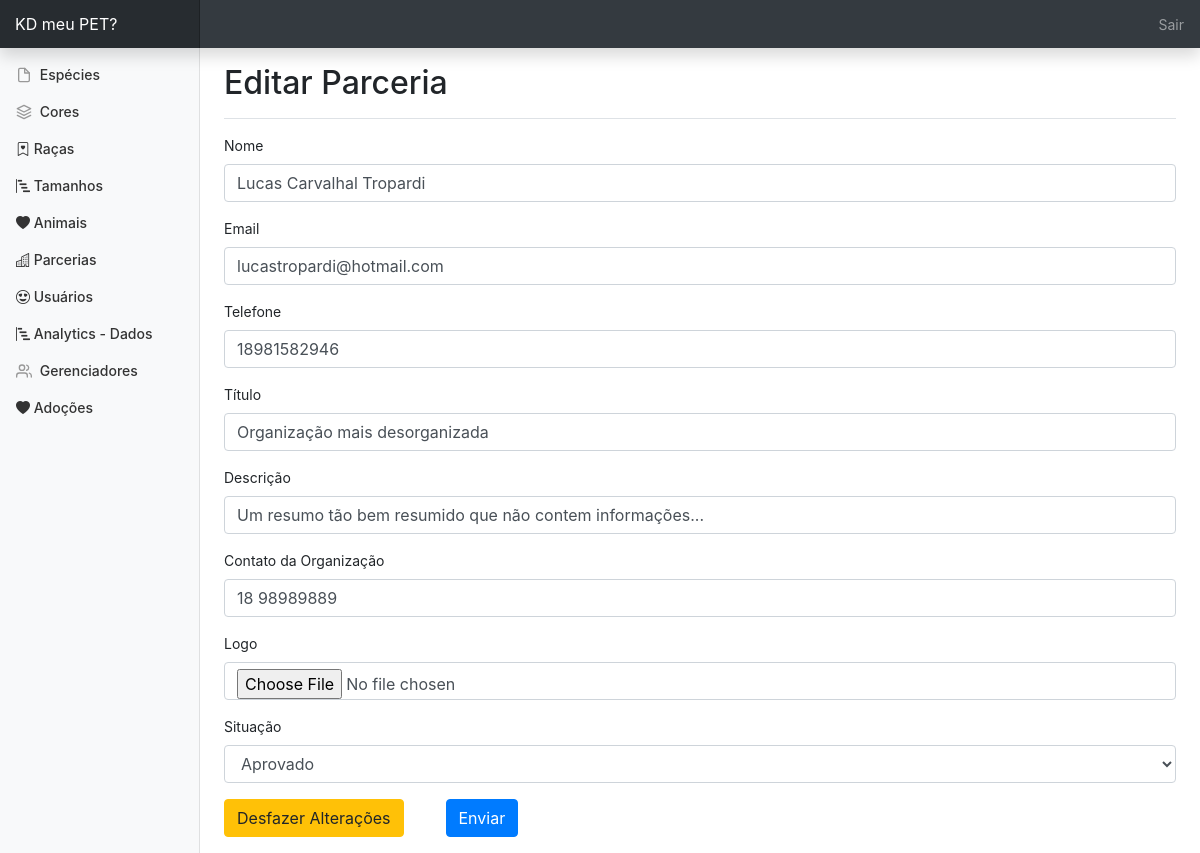
The app's page /c_parcerias_editar.php?id=46 (signed in) with its own data.
### tables this page shows
CREATE TABLE `contacts_msg` (
  `id` int(11) NOT NULL,
  `nome` varchar(220) NOT NULL,
  `email` varchar(220) NOT NULL,
  `telefone` varchar(100) NOT NULL,
  `titulo` varchar(50) NOT NULL,
  `msg` text NOT NULL,
  `contato_organizacao` varchar(50) NOT NULL,
  `created` datetime NOT NULL DEFAULT current_timestamp(),
  `imagem` varchar(250) NOT NULL,
  `aprovado` tinyint(1) NOT NULL DEFAULT 0
);

### c_parcerias_editar.php (the view, shortened to what this page needs)
<?php
require_once "conexao.php";
$id = filter_input(INPUT_GET, 'id', FILTER_VALIDATE_INT);
try {
  $query = "SELECT * FROM `contacts_msg` WHERE `id` = :id";
  $stmt = $pdo->prepare($query);
  $stmt->bindParam(':id', $id, PDO::PARAM_INT);
  $stmt->execute();
} catch (PDOException $e) {
  echo "Erro: " . $e->getMessage();
  die();
}
$parceria = $stmt->fetch(PDO::FETCH_ASSOC);
?>
<html lang="pt">
  <head>
    <link href="css/bootstrap-4.1.3/dist/css/bootstrap.min.css" rel="stylesheet">
    <link rel="stylesheet" href="https://cdn.jsdelivr.net/npm/bootstrap-icons@1.3.0/font/bootstrap-icons.css">
    <link href="css/dashboard.css" rel="stylesheet">
  </head>
  <body>
    <nav class="navbar navbar-dark fixed-top bg-dark flex-md-nowrap p-0 shadow">
      <a class="navbar-brand col-sm-3 col-md-2 mr-0" href="#">KD meu PET?</a>
      <ul class="navbar-nav px-3">
        <li class="nav-item text-nowrap">
          <a class="nav-link" href="sairgerenciador.php">Sair</a>
        </li>
      </ul>
    </nav>
    <div class="container-fluid">
      <div class="row">
        <nav class="col-md-2 d-none d-md-block bg-light sidebar">
          <div class="sidebar-sticky">
          <?php include "menuadmin.php"; ?>
          </div>
        </nav>
        <main role="main" class="col-md-9 ml-sm-auto col-lg-10 px-4">
          <div class="d-flex justify-content-between flex-wrap flex-md-nowrap align-items-center pt-3 pb-2 mb-3 border-bottom">
            <h1 class="h2">Editar Parceria</h1>
          </div>
          <form action="parcerias_editar.php?id=<?php echo $parceria['id']; ?>" method="post" enctype="multipart/form-data">
            <div class="mb-3">
              <label for="nome" class="form-label">Nome</label>
              <input type="text" class="form-control" id="nome" name="nome" value="<?php echo $parceria['nome']; ?>" required>
            </div>
            <div class="mb-3">
              <label for="email" class="form-label">Email</label>
              <input type="email" class="form-control" id="email" name="email" value="<?php echo $parceria['email']; ?>" required>
            </div>
            <div class="mb-3">
              <label for="telefone" class="form-label">Telefone</label>
              <input type="text" class="form-control" id="telefone" name="telefone" value="<?php echo $parceria['telefone']; ?>" required>
            </div>
            <div class="mb-3">
              <label for="titulo" class="form-label">Título</label>
              <input type="text" class="form-control" id="titulo" name="titulo" value="<?php echo $parceria['titulo']; ?>" required>
            </div>
            <div class="mb-3">
              <label for="msg" class="form-label">Descrição</label>
              <input type="text" class="form-control" id="msg" name="descricao" value="<?php echo $parceria['msg']; ?>" required>
            </div>
            <div class="mb-3">
              <label for="contatoOrganizacao" class="form-label">Contato da Organização</label>
              <input type="text" class="form-control" id="contatoOrganizacao" name="contatoOrganizacao" value="<?php echo $parceria['contato_organizacao']; ?>" required>
            </div>
            <div class="mb-3">
              <label for="imagem" class="form-label">Logo</label>
              <input class="form-control" type="file" accept=".png, .jpg, .jpeg" id="imagem" name="imagem">
            </div>
            <div class="mb-3">
              <label for="situacao" class="form-label">Situação</label>
              <select class="form-control form-select" aria-label="Situação" id="situacao" name="situacao">
                <option value="1" <?php if ($parceria['aprovado']) echo 'selected'; ?>>Aprovado</option>
              </select>
            </div>
            <div class="d-flex flex-row gap-3 mb-3">
              <div>
                <button type="reset" class="btn btn-warning">Desfazer Alterações</button>
              </div>
              <div class="ms-auto me-0" style="margin-left: 3em;">
                <button type="submit" class="btn btn-primary ms-3">Enviar</button>
              </div>
            </div>
          </form>
        </main>
      </div>
    </div>
  </body>
</html>

### css/dashboard.css (style rules this page uses)
body { font-size: .875rem; }
.sidebar { position: fixed; top: 0; bottom: 0; left: 0; z-index: 100; padding: 48px 0 0; box-shadow: inset -1px 0 0 rgba(0, 0, 0, .1); }
.sidebar-sticky { position: relative; top: 0; height: calc(100vh - 48px); padding-top: .5rem; overflow-x: hidden; overflow-y: auto; }
[role="main"] { padding-top: 48px; }
.navbar-brand { padding-top: .75rem; padding-bottom: .75rem; font-size: 1rem; background-color: rgba(0, 0, 0, .25); box-shadow: inset -1px 0 0 rgba(0, 0, 0, .25); }

### records on screen
contacts_msg: nome "Lucas Carvalhal Tropardi", email "lucastropardi@hotmail.com", telefone "18981582946", titulo "Organização mais desorganizada", descricao "Um resumo tão bem resumido que não contem informações...", contatoOrganizacao "18 98989889", situacao "Aprovado"
